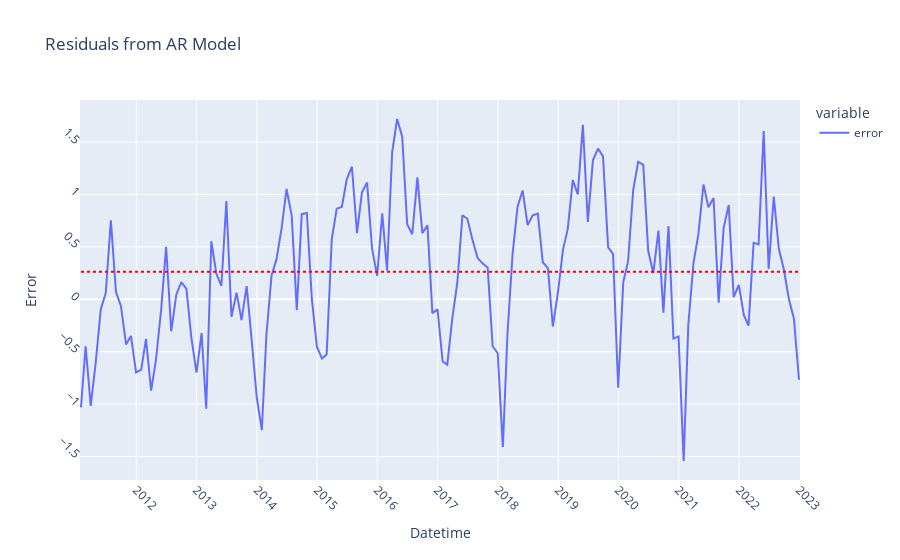

Here is the notebook cell this chart was saved with:
### Markdown cell above
##### We should only keep those lags with p-value < 0.5.

### Code cell
# get prediction start and end dates
pred_start_date = test_data.index[0]
pred_end_date = test_data.index[-1]

# get predictions and residuals
predictions = model_fit.predict(start=pred_start_date, end=pred_end_date)
residuals = test_data - predictions

# print(residuals)

# Plot residuals
fig_resid = px.line(residuals, labels={residuals.index.name: 'Datetime', 'value': 'Error'}, title='Residuals from AR Model')
fig_resid.update_xaxes(dtick='M12', tickangle=45)
fig_resid.update_yaxes(dtick=0.5, tickangle=45)
fig_resid.update_traces(name='error', hovertemplate='Datetime: %{x}<br>Error: %{y}')

# add the mean line
mean_error = np.mean(residuals)
fig_resid.add_shape(
    type="line",
    x0=residuals.index[0],
    y0=mean_error,
    x1=residuals.index[-1],
    y1=mean_error,
    line=dict(color="red", dash="dot"),
)
fig_resid.show()

### Figure 1 — Plotly figure (JSON) as saved in the notebook; plotly's stock layout.template omitted (floating-point values rounded to 4 significant figures; data arrays with more than 128 entries replaced by an {"elided": "..."} marker saying what was removed)
{"data": [{"hovertemplate": "Datetime: %{x}<br>Error: %{y}", "legendgroup": "0", "line": {"color": "#636efa", "dash": "solid"}, "marker": {"symbol": "circle"}, "mode": "lines", "name": "error", "orientation": "v", "showlegend": true, "type": "scatter", "x": {"elided": "144 str values"}, "xaxis": "x", "y": {"elided": "144 float values"}, "yaxis": "y"}], "layout": {"legend": {"title": {"text": "variable"}, "tracegroupgap": 0}, "shapes": [{"line": {"color": "red", "dash": "dot"}, "type": "line", "x0": "2011-01-31T00:00:00", "x1": "2022-12-31T00:00:00", "y0": 0.2634, "y1": 0.2634}], "title": {"text": "Residuals from AR Model"}, "xaxis": {"anchor": "y", "domain": [0, 1], "dtick": "M12", "tickangle": 45, "title": {"text": "Datetime"}}, "yaxis": {"anchor": "x", "domain": [0, 1], "dtick": 0.5, "tickangle": 45, "title": {"text": "Error"}}}}
